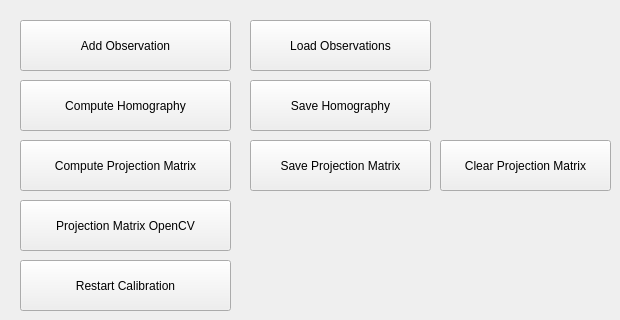
      <widget class="QWidget" name="tab_2">
       <attribute name="title">
        <string>Calibration</string>
       </attribute>
       <widget class="QPushButton" name="pushButton_6">
        <property name="geometry">
         <rect>
          <x>20</x>
          <y>20</y>
          <width>211</width>
          <height>51</height>
         </rect>
        </property>
        <property name="text">
         <string>Add Observation</string>
        </property>
       </widget>
       <widget class="QPushButton" name="pushButton_7">
        <property name="geometry">
         <rect>
          <x>20</x>
          <y>80</y>
          <width>211</width>
          <height>51</height>
         </rect>
        </property>
        <property name="text">
         <string>Compute Homography</string>
        </property>
       </widget>
       <widget class="QPushButton" name="pushButton_8">
        <property name="geometry">
         <rect>
          <x>20</x>
          <y>140</y>
          <width>211</width>
          <height>51</height>
         </rect>
        </property>
        <property name="text">
         <string>Compute Projection Matrix</string>
        </property>
       </widget>
       <widget class="QPushButton" name="pushButton_9">
        <property name="geometry">
         <rect>
          <x>20</x>
          <y>260</y>
          <width>211</width>
          <height>51</height>
         </rect>
        </property>
        <property name="text">
         <string>Restart Calibration</string>
        </property>
       </widget>
       <widget class="QPushButton" name="pushButton_12">
        <property name="geometry">
         <rect>
          <x>250</x>
          <y>80</y>
          <width>181</width>
          <height>51</height>
         </rect>
        </property>
        <property name="text">
         <string>Save Homography</string>
        </property>
       </widget>
       <widget class="QPushButton" name="pushButton_13">
        <property name="geometry">
         <rect>
          <x>250</x>
          <y>140</y>
          <width>181</width>
          <height>51</height>
         </rect>
        </property>
        <property name="text">
         <string>Save Projection Matrix</string>
        </property>
       </widget>
       <widget class="QPushButton" name="pushButton_17">
        <property name="geometry">
         <rect>
          <x>20</x>
          <y>200</y>
          <width>211</width>
          <height>51</height>
         </rect>
        </property>
        <property name="text">
         <string>Projection Matrix OpenCV</string>
        </property>
       </widget>
       <widget class="QPushButton" name="pushButton_23">
        <property name="geometry">
         <rect>
          <x>440</x>
          <y>140</y>
          <width>171</width>
          <height>51</height>
         </rect>
        </property>
        <property name="text">
         <string>Clear Projection Matrix</string>
        </property>
       </widget>
       <widget class="QPushButton" name="pushButton_24">
        <property name="geometry">
         <rect>
          <x>250</x>
          <y>20</y>
          <width>181</width>
          <height>51</height>
         </rect>
        </property>
        <property name="text">
         <string>Load Observations</string>
        </property>
       </widget>
      </widget>
